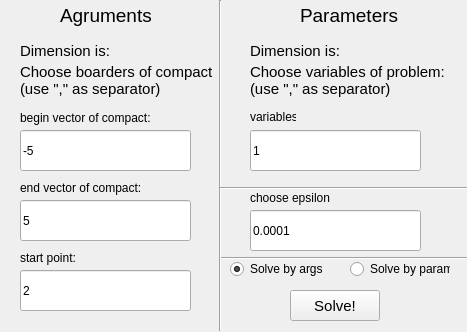
<?xml version="1.0" encoding="UTF-8"?>
<ui version="4.0">
 <class>ParamsDialog</class>
 <widget class="QWidget" name="ParamsDialog">
  <property name="geometry">
   <rect>
    <x>0</x>
    <y>0</y>
    <width>467</width>
    <height>332</height>
   </rect>
  </property>
  <property name="windowTitle">
   <string>Form</string>
  </property>
  <widget class="QLabel" name="label_3">
   <property name="geometry">
    <rect>
     <x>20</x>
     <y>110</y>
     <width>160</width>
     <height>16</height>
    </rect>
   </property>
   <property name="text">
    <string>begin vector of compact:</string>
   </property>
  </widget>
  <widget class="QRadioButton" name="by_args_button">
   <property name="geometry">
    <rect>
     <x>230</x>
     <y>260</y>
     <width>110</width>
     <height>18</height>
    </rect>
   </property>
   <property name="text">
    <string>Solve by args</string>
   </property>
   <property name="checked">
    <bool>true</bool>
   </property>
  </widget>
  <widget class="QLabel" name="label">
   <property name="geometry">
    <rect>
     <x>20</x>
     <y>60</y>
     <width>210</width>
     <height>41</height>
    </rect>
   </property>
   <property name="font">
    <font>
     <pointsize>11</pointsize>
    </font>
   </property>
   <property name="text">
    <string>Choose boarders of compact
(use &quot;,&quot; as separator)</string>
   </property>
  </widget>
  <widget class="QRadioButton" name="by_params_button">
   <property name="geometry">
    <rect>
     <x>350</x>
     <y>260</y>
     <width>100</width>
     <height>18</height>
    </rect>
   </property>
   <property name="text">
    <string>Solve by params</string>
   </property>
  </widget>
  <widget class="Line" name="line_2">
   <property name="geometry">
    <rect>
     <x>220</x>
     <y>248</y>
     <width>250</width>
     <height>20</height>
    </rect>
   </property>
   <property name="orientation">
    <enum>Qt::Horizontal</enum>
   </property>
  </widget>
  <widget class="QLabel" name="title_left">
   <property name="geometry">
    <rect>
     <x>60</x>
     <y>0</y>
     <width>120</width>
     <height>31</height>
    </rect>
   </property>
   <property name="font">
    <font>
     <pointsize>14</pointsize>
     <weight>50</weight>
     <bold>false</bold>
    </font>
   </property>
   <property name="text">
    <string>Agruments</string>
   </property>
  </widget>
  <widget class="QLabel" name="label_2">
   <property name="geometry">
    <rect>
     <x>250</x>
     <y>60</y>
     <width>200</width>
     <height>41</height>
    </rect>
   </property>
   <property name="font">
    <font>
     <pointsize>11</pointsize>
    </font>
   </property>
   <property name="text">
    <string>Choose variables of problem:
(use &quot;,&quot; as separator)</string>
   </property>
  </widget>
  <widget class="QLabel" name="dim_right_title">
   <property name="geometry">
    <rect>
     <x>250</x>
     <y>40</y>
     <width>170</width>
     <height>21</height>
    </rect>
   </property>
   <property name="font">
    <font>
     <pointsize>11</pointsize>
    </font>
   </property>
   <property name="text">
    <string>Dimension is:</string>
   </property>
  </widget>
  <widget class="QLabel" name="dim_left_title">
   <property name="geometry">
    <rect>
     <x>20</x>
     <y>40</y>
     <width>170</width>
     <height>21</height>
    </rect>
   </property>
   <property name="font">
    <font>
     <pointsize>11</pointsize>
    </font>
   </property>
   <property name="text">
    <string>Dimension is:</string>
   </property>
  </widget>
  <widget class="QLabel" name="title_right">
   <property name="geometry">
    <rect>
     <x>300</x>
     <y>0</y>
     <width>120</width>
     <height>31</height>
    </rect>
   </property>
   <property name="font">
    <font>
     <pointsize>14</pointsize>
     <weight>50</weight>
     <bold>false</bold>
    </font>
   </property>
   <property name="text">
    <string>Parameters</string>
   </property>
  </widget>
  <widget class="Line" name="line">
   <property name="geometry">
    <rect>
     <x>210</x>
     <y>0</y>
     <width>20</width>
     <height>331</height>
    </rect>
   </property>
   <property name="orientation">
    <enum>Qt::Vertical</enum>
   </property>
  </widget>
  <widget class="QPushButton" name="solve_button">
   <property name="geometry">
    <rect>
     <x>290</x>
     <y>290</y>
     <width>90</width>
     <height>31</height>
    </rect>
   </property>
   <property name="font">
    <font>
     <pointsize>11</pointsize>
    </font>
   </property>
   <property name="text">
    <string>Solve!</string>
   </property>
  </widget>
  <widget class="QLabel" name="label_4">
   <property name="geometry">
    <rect>
     <x>20</x>
     <y>180</y>
     <width>160</width>
     <height>16</height>
    </rect>
   </property>
   <property name="text">
    <string>end vector of compact:</string>
   </property>
  </widget>
  <widget class="QLabel" name="label_5">
   <property name="geometry">
    <rect>
     <x>250</x>
     <y>110</y>
     <width>46</width>
     <height>13</height>
    </rect>
   </property>
   <property name="text">
    <string>variables:</string>
   </property>
  </widget>
  <widget class="QLabel" name="label_6">
   <property name="geometry">
    <rect>
     <x>20</x>
     <y>250</y>
     <width>160</width>
     <height>16</height>
    </rect>
   </property>
   <property name="text">
    <string>start point:</string>
   </property>
  </widget>
  <widget class="Line" name="line_3">
   <property name="geometry">
    <rect>
     <x>220</x>
     <y>180</y>
     <width>251</width>
     <height>16</height>
    </rect>
   </property>
   <property name="orientation">
    <enum>Qt::Horizontal</enum>
   </property>
  </widget>
  <widget class="QLabel" name="label_7">
   <property name="geometry">
    <rect>
     <x>250</x>
     <y>190</y>
     <width>81</width>
     <height>16</height>
    </rect>
   </property>
   <property name="text">
    <string>choose epsilon:</string>
   </property>
  </widget>
  <widget class="QLineEdit" name="begin_editor">
   <property name="geometry">
    <rect>
     <x>20</x>
     <y>130</y>
     <width>171</width>
     <height>41</height>
    </rect>
   </property>
   <property name="text">
    <string>-5</string>
   </property>
  </widget>
  <widget class="QLineEdit" name="end_editor">
   <property name="geometry">
    <rect>
     <x>20</x>
     <y>200</y>
     <width>171</width>
     <height>41</height>
    </rect>
   </property>
   <property name="text">
    <string>5</string>
   </property>
  </widget>
  <widget class="QLineEdit" name="start_point_editor">
   <property name="geometry">
    <rect>
     <x>20</x>
     <y>270</y>
     <width>171</width>
     <height>41</height>
    </rect>
   </property>
   <property name="text">
    <string>2</string>
   </property>
  </widget>
  <widget class="QLineEdit" name="vector_editor">
   <property name="geometry">
    <rect>
     <x>250</x>
     <y>130</y>
     <width>171</width>
     <height>41</height>
    </rect>
   </property>
   <property name="text">
    <string>1</string>
   </property>
  </widget>
  <widget class="QLineEdit" name="epsilon_editor">
   <property name="geometry">
    <rect>
     <x>250</x>
     <y>210</y>
     <width>171</width>
     <height>41</height>
    </rect>
   </property>
   <property name="text">
    <string>0.0001</string>
   </property>
  </widget>
 </widget>
 <resources/>
 <connections/>
</ui>
